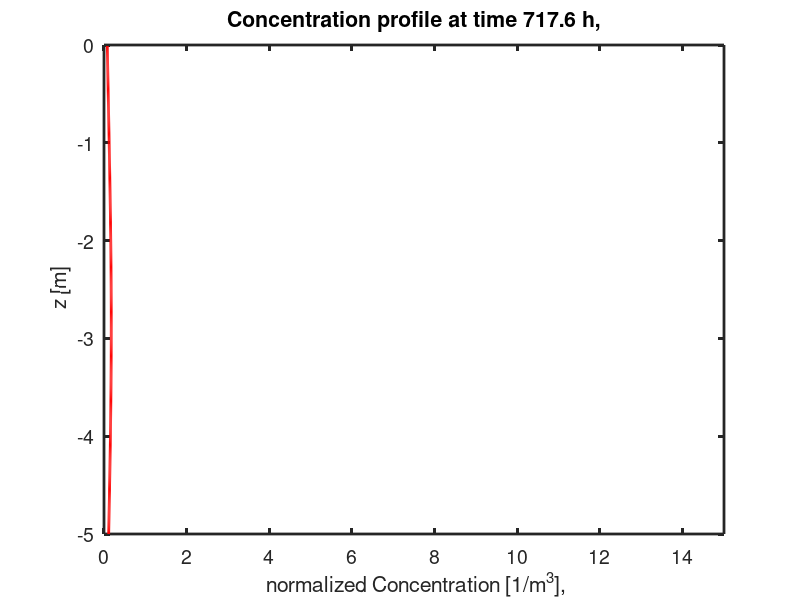
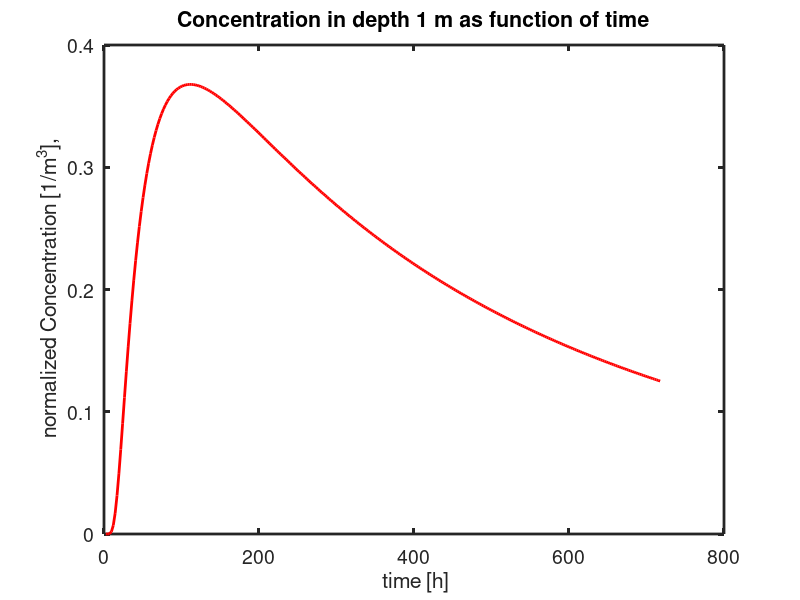

These charts were generated, in order, by the following MATLAB code:
% Simulates solute transport under steady state conditions

clear all;
close all;

% set model parameters
D=1e-6 ;    % dispersion coefficient m^2/s -> come from tracer experiments (method of moments)
v= 5e-7/0.45;    % average transport velocity m/s -> come from tracer experiments (method of moments)
lambda=0/86400%
Z_fix=1;   % select depth for plotting C(Z_fix,time)
dt= 0.1*86400;% timestep with in s
max_time= 30*86400; % maximum transport time s
dz=0.01; %grid  size m
maxz=5; %maximum depth m
z_crit=Z_fix; %critical depth

z=[0+dz:dz:maxz]'; % simulation grid
C_sim_cons=zeros(length(z),floor(max_time/dt)); % transport of the conservative tracer allocate memory

%time=zeros((max_time/dt),1);

% Initialise transport time
t_trans=0; %s

figure;
n=1; %set counter for movieframe

while t_trans < max_time;
time(n)=t_trans;
for i=1:length(z)
   C_sim_cons(i,n)=1/sqrt(4*pi*D*t_trans)*exp(-(z(i)-v*t_trans)^2/(4*D*t_trans))*exp(-lambda*t_trans); % correspondes to Cw*theta/m0
end

plot(C_sim_cons(:,n),-z,'r-','linewidth',2);

hold off;
xlabel(' normalized Concentration [1/m^3],','fontsize',14);
xlim([0 15]);
ylabel(' z [m]','fontsize',14);
title(['Concentration profile at time ' num2str(t_trans/3600) ' h,'],'fontsize',14);
set(gca,'fontsize',14,'linewidth',2);
t_trans=t_trans+dt;  % increase transport time 

Mbla(n)=getframe;                  %Frame to capture a movie (sequence of plots) --> if not, plots are not visualized during runtime
n=n+1;                             %increase counter for movieframe
end

idepth=find(abs(z-Z_fix) <0.01);

figure;
h2=plot(time(:)/3600,C_sim_cons(idepth,:),'r-','linewidth',2);
title(['Concentration in depth ' num2str(Z_fix) ' m as function of time'],'fontsize',14);
xlabel(' time [h]','fontsize',14);
ylabel(' normalized Concentration [1/m^3],','fontsize',14);
set(gca,'fontsize',14,'linewidth',2);

